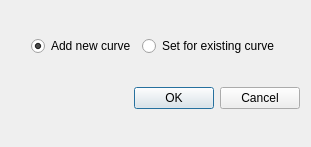
<?xml version="1.0" encoding="UTF-8"?>
<ui version="4.0">
 <class>GraphCurveAddDialog</class>
 <widget class="QDialog" name="GraphCurveAddDialog">
  <property name="geometry">
   <rect>
    <x>0</x>
    <y>0</y>
    <width>311</width>
    <height>147</height>
   </rect>
  </property>
  <property name="windowTitle">
   <string>Curve add/edit</string>
  </property>
  <layout class="QVBoxLayout" name="mainLayout">
   <item>
    <layout class="QHBoxLayout" name="horizontalLayout">
     <item>
      <spacer name="horizontalSpacer">
       <property name="orientation">
        <enum>Qt::Horizontal</enum>
       </property>
       <property name="sizeHint" stdset="0">
        <size>
         <width>40</width>
         <height>20</height>
        </size>
       </property>
      </spacer>
     </item>
     <item>
      <widget class="QRadioButton" name="newRadio">
       <property name="text">
        <string>Add new curve</string>
       </property>
       <property name="checked">
        <bool>true</bool>
       </property>
      </widget>
     </item>
     <item>
      <widget class="QRadioButton" name="setRadio">
       <property name="text">
        <string>Set for existing curve</string>
       </property>
      </widget>
     </item>
     <item>
      <spacer name="horizontalSpacer_2">
       <property name="orientation">
        <enum>Qt::Horizontal</enum>
       </property>
       <property name="sizeHint" stdset="0">
        <size>
         <width>40</width>
         <height>20</height>
        </size>
       </property>
      </spacer>
     </item>
    </layout>
   </item>
   <item>
    <widget class="QDialogButtonBox" name="buttonBox">
     <property name="orientation">
      <enum>Qt::Horizontal</enum>
     </property>
     <property name="standardButtons">
      <set>QDialogButtonBox::Cancel|QDialogButtonBox::Ok</set>
     </property>
    </widget>
   </item>
  </layout>
 </widget>
 <resources/>
 <connections>
  <connection>
   <sender>buttonBox</sender>
   <signal>rejected()</signal>
   <receiver>GraphCurveAddDialog</receiver>
   <slot>reject()</slot>
   <hints>
    <hint type="sourcelabel">
     <x>316</x>
     <y>260</y>
    </hint>
    <hint type="destinationlabel">
     <x>286</x>
     <y>274</y>
    </hint>
   </hints>
  </connection>
 </connections>
</ui>
